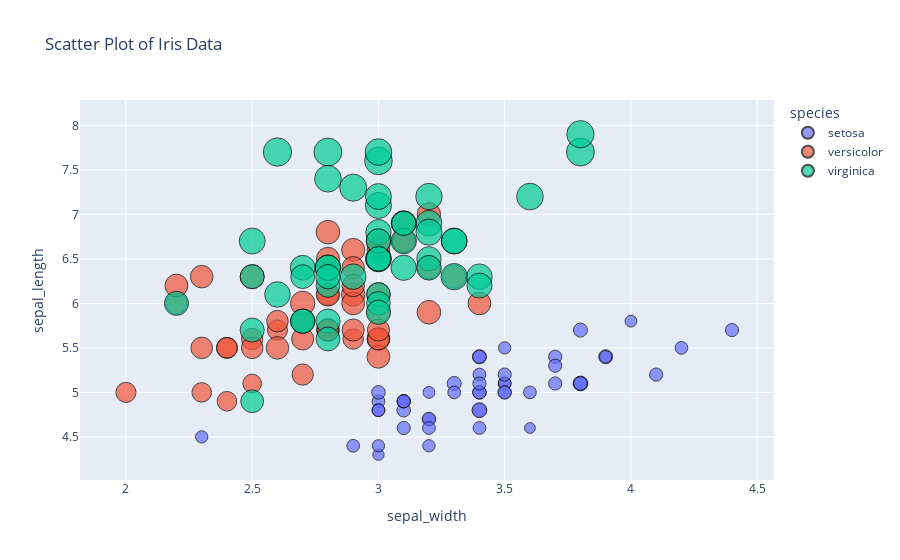

The cell this chart's notebook holds for it:
### Code cell
# Create a scatter plot using Plotly Express
fig = px.scatter(data_frame=data, 
                 x='sepal_width', # Set x-axis to sepal width
                 y='sepal_length', # Set y-axis to sepal length
                 color='species', # Use color to distinguish species
                 title='Scatter Plot of Iris Data', # Set the plot title
                 size='petal_length', # Use petal length to determine marker size
                 #symbol='species', # Use species to determine marker symbol
                 opacity=0.7, # Set marker opacity to 0.7
                 ) # Show species as text on the plot

# Update the markers to include a black border
fig.update_traces(marker=dict(line=dict(width=1, color='black')))

# Show the plot
fig.show()

### Figure 1 — Plotly figure (JSON) as saved in the notebook; plotly's stock layout.template omitted (floating-point values rounded to 4 significant figures)
{"data": [{"hovertemplate": "species=setosa<br>sepal_width=%{x}<br>sepal_length=%{y}<br>petal_length=%{marker.size}<extra></extra>", "legendgroup": "setosa", "marker": {"color": "#636efa", "line": {"color": "black", "width": 1}, "opacity": 0.7, "size": [1.4, 1.4, 1.3, 1.5, 1.4, 1.7, 1.4, 1.5, 1.4, 1.5, 1.5, 1.6, 1.4, 1.1, 1.2, 1.5, 1.3, 1.4, 1.7, 1.5, 1.7, 1.5, 1, 1.7, 1.9, 1.6, 1.6, 1.5, 1.4, 1.6, 1.6, 1.5, 1.5, 1.4, 1.5, 1.2, 1.3, 1.5, 1.3, 1.5, 1.3, 1.3, 1.3, 1.6, 1.9, 1.4, 1.6, 1.4, 1.5, 1.4], "sizemode": "area", "sizeref": 0.01725, "symbol": "circle"}, "mode": "markers", "name": "setosa", "orientation": "v", "showlegend": true, "type": "scatter", "x": [3.5, 3, 3.2, 3.1, 3.6, 3.9, 3.4, 3.4, 2.9, 3.1, 3.7, 3.4, 3, 3, 4, 4.4, 3.9, 3.5, 3.8, 3.8, 3.4, 3.7, 3.6, 3.3, 3.4, 3, 3.4, 3.5, 3.4, 3.2, 3.1, 3.4, 4.1, 4.2, 3.1, 3.2, 3.5, 3.1, 3, 3.4, 3.5, 2.3, 3.2, 3.5, 3.8, 3, 3.8, 3.2, 3.7, 3.3], "xaxis": "x", "y": [5.1, 4.9, 4.7, 4.6, 5, 5.4, 4.6, 5, 4.4, 4.9, 5.4, 4.8, 4.8, 4.3, 5.8, 5.7, 5.4, 5.1, 5.7, 5.1, 5.4, 5.1, 4.6, 5.1, 4.8, 5, 5, 5.2, 5.2, 4.7, 4.8, 5.4, 5.2, 5.5, 4.9, 5, 5.5, 4.9, 4.4, 5.1, 5, 4.5, 4.4, 5, 5.1, 4.8, 5.1, 4.6, 5.3, 5], "yaxis": "y"}, {"hovertemplate": "species=versicolor<br>sepal_width=%{x}<br>sepal_length=%{y}<br>petal_length=%{marker.size}<extra></extra>", "legendgroup": "versicolor", "marker": {"color": "#EF553B", "line": {"color": "black", "width": 1}, "opacity": 0.7, "size": [4.7, 4.5, 4.9, 4, 4.6, 4.5, 4.7, 3.3, 4.6, 3.9, 3.5, 4.2, 4, 4.7, 3.6, 4.4, 4.5, 4.1, 4.5, 3.9, 4.8, 4, 4.9, 4.7, 4.3, 4.4, 4.8, 5, 4.5, 3.5, 3.8, 3.7, 3.9, 5.1, 4.5, 4.5, 4.7, 4.4, 4.1, 4, 4.4, 4.6, 4, 3.3, 4.2, 4.2, 4.2, 4.3, 3, 4.1], "sizemode": "area", "sizeref": 0.01725, "symbol": "circle"}, "mode": "markers", "name": "versicolor", "orientation": "v", "showlegend": true, "type": "scatter", "x": [3.2, 3.2, 3.1, 2.3, 2.8, 2.8, 3.3, 2.4, 2.9, 2.7, 2, 3, 2.2, 2.9, 2.9, 3.1, 3, 2.7, 2.2, 2.5, 3.2, 2.8, 2.5, 2.8, 2.9, 3, 2.8, 3, 2.9, 2.6, 2.4, 2.4, 2.7, 2.7, 3, 3.4, 3.1, 2.3, 3, 2.5, 2.6, 3, 2.6, 2.3, 2.7, 3, 2.9, 2.9, 2.5, 2.8], "xaxis": "x", "y": [7, 6.4, 6.9, 5.5, 6.5, 5.7, 6.3, 4.9, 6.6, 5.2, 5, 5.9, 6, 6.1, 5.6, 6.7, 5.6, 5.8, 6.2, 5.6, 5.9, 6.1, 6.3, 6.1, 6.4, 6.6, 6.8, 6.7, 6, 5.7, 5.5, 5.5, 5.8, 6, 5.4, 6, 6.7, 6.3, 5.6, 5.5, 5.5, 6.1, 5.8, 5, 5.6, 5.7, 5.7, 6.2, 5.1, 5.7], "yaxis": "y"}, {"hovertemplate": "species=virginica<br>sepal_width=%{x}<br>sepal_length=%{y}<br>petal_length=%{marker.size}<extra></extra>", "legendgroup": "virginica", "marker": {"color": "#00cc96", "line": {"color": "black", "width": 1}, "opacity": 0.7, "size": [6, 5.1, 5.9, 5.6, 5.8, 6.6, 4.5, 6.3, 5.8, 6.1, 5.1, 5.3, 5.5, 5, 5.1, 5.3, 5.5, 6.7, 6.9, 5, 5.7, 4.9, 6.7, 4.9, 5.7, 6, 4.8, 4.9, 5.6, 5.8, 6.1, 6.4, 5.6, 5.1, 5.6, 6.1, 5.6, 5.5, 4.8, 5.4, 5.6, 5.1, 5.1, 5.9, 5.7, 5.2, 5, 5.2, 5.4, 5.1], "sizemode": "area", "sizeref": 0.01725, "symbol": "circle"}, "mode": "markers", "name": "virginica", "orientation": "v", "showlegend": true, "type": "scatter", "x": [3.3, 2.7, 3, 2.9, 3, 3, 2.5, 2.9, 2.5, 3.6, 3.2, 2.7, 3, 2.5, 2.8, 3.2, 3, 3.8, 2.6, 2.2, 3.2, 2.8, 2.8, 2.7, 3.3, 3.2, 2.8, 3, 2.8, 3, 2.8, 3.8, 2.8, 2.8, 2.6, 3, 3.4, 3.1, 3, 3.1, 3.1, 3.1, 2.7, 3.2, 3.3, 3, 2.5, 3, 3.4, 3], "xaxis": "x", "y": [6.3, 5.8, 7.1, 6.3, 6.5, 7.6, 4.9, 7.3, 6.7, 7.2, 6.5, 6.4, 6.8, 5.7, 5.8, 6.4, 6.5, 7.7, 7.7, 6, 6.9, 5.6, 7.7, 6.3, 6.7, 7.2, 6.2, 6.1, 6.4, 7.2, 7.4, 7.9, 6.4, 6.3, 6.1, 7.7, 6.3, 6.4, 6, 6.9, 6.7, 6.9, 5.8, 6.8, 6.7, 6.7, 6.3, 6.5, 6.2, 5.9], "yaxis": "y"}], "layout": {"legend": {"itemsizing": "constant", "title": {"text": "species"}, "tracegroupgap": 0}, "title": {"text": "Scatter Plot of Iris Data"}, "xaxis": {"anchor": "y", "domain": [0, 1], "title": {"text": "sepal_width"}}, "yaxis": {"anchor": "x", "domain": [0, 1], "title": {"text": "sepal_length"}}}}
